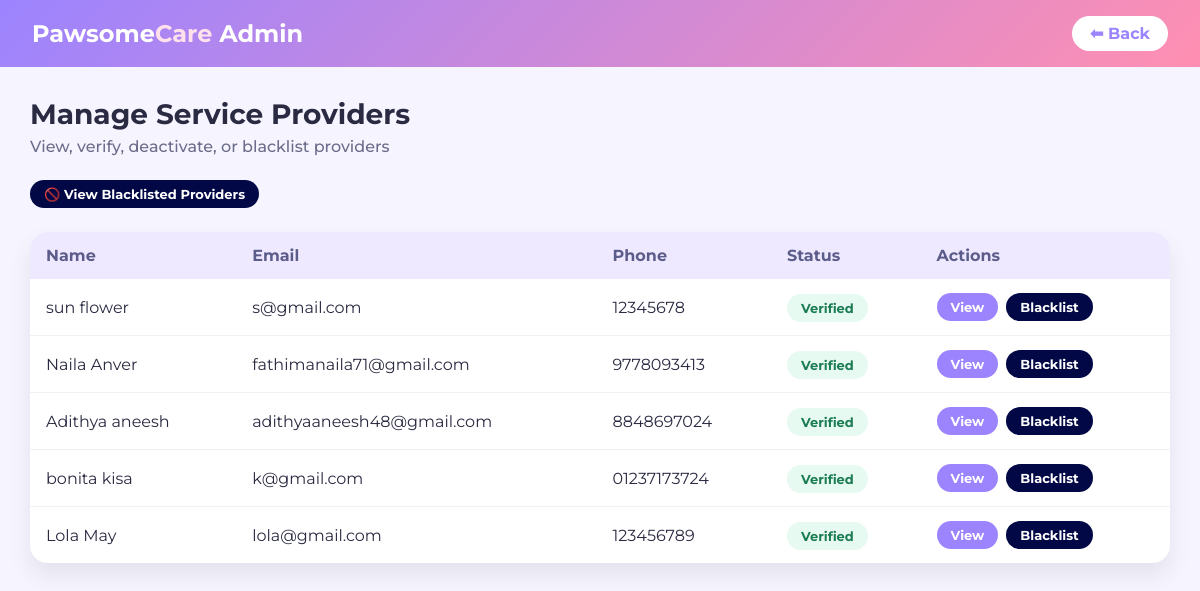
Page /provider_manage/ on the earlier database version.
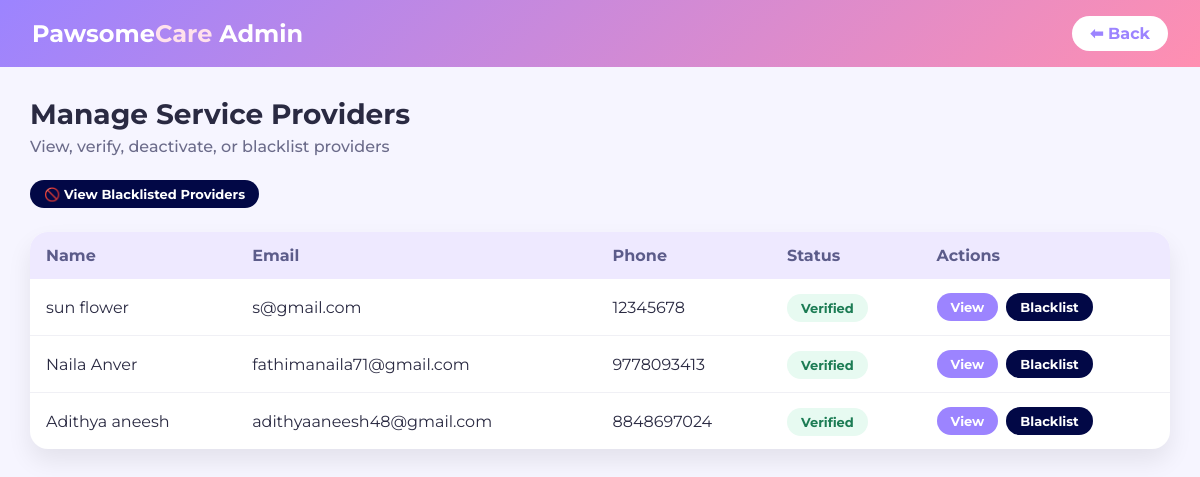
Same page on the later database version.
### PetCare/models.py (models this page shows, shortened)
class ServiceProvider(models.Model):
    PROVIDER_TYPE = (
        ('individual', 'Individual'),
        ('organization', 'Organization / Company'),
    )
    ID_TYPE = (
        ('aadhaar', 'Aadhaar'),
        ('pan', 'PAN'),
        ('passport', 'Passport'),
    )
    user = models.OneToOneField(Profile, on_delete=models.CASCADE)
    full_name = models.CharField(max_length=100,null=True,blank=True)
    phone_number = models.CharField(max_length=15,null=True,blank=True)
    provider_type = models.CharField(max_length=20, choices=PROVIDER_TYPE,null=True,blank=True)
    bio = models.TextField(null=True,blank=True)
    city = models.CharField(max_length=50,null=True,blank=True)
    address = models.TextField(null=True,blank=True)
    pincode = models.CharField(max_length=10,null=True,blank=True)
    latitude = models.CharField(max_length=50,null=True,blank=True)
    longitude = models.CharField(max_length=50,null=True,blank=True)
    travel_distance = models.PositiveIntegerField(null=True,blank=True)
    services = models.JSONField(null=True,blank=True)  # store selected services
    id_type = models.CharField(max_length=20, choices=ID_TYPE,null=True,blank=True)
    id_number = models.CharField(max_length=50,unique=True,null=True,blank=True,help_text="Government ID number")
    id_proof = models.FileField(upload_to='providers/id/',null=True,blank=True)
    grooming_certificate = models.FileField(upload_to='providers/certificates/',null=True,blank=True)
    vet_license = models.FileField(upload_to='providers/certificates/',null=True,blank=True)
    training_certificate = models.FileField(upload_to='providers/certificates/',null=True,blank=True)
    organization_registration = models.FileField(upload_to='providers/certificates/',null=True,blank=True)
    is_verified = models.BooleanField(default=False)

class Profile(models.Model):
    user = models.OneToOneField(User,on_delete=models.CASCADE)
    ROLE_CHOICES = (
        ('customer','Customer'),
        ('service_providers','Service Providers')
    )
    role = models.CharField(max_length=50,choices=ROLE_CHOICES,default='customer')

### PetCare/views.py (the view)
# urls.py: path('provider_manage/',views.provider_manage,name='provider_manage'),
def provider_manage(request):
    providers = ServiceProvider.objects.filter(is_verified = True)
    return render(request,'admin/provider_manage.html',{'providers':providers})

### PetCare/templates/admin/provider_manage.html (shortened to what this page needs)
{% load static %}
<!DOCTYPE html>
<html lang="en">
<head>
    <link rel="stylesheet" href="{% static 'css/admin/provider_manage.css' %}">
</head>
<body>
<nav class="admin-navbar">
    <h2 class="logo">Pawsome<span>Care</span> Admin</h2>
    <a href="{% url 'admin_home' %}" class="back-btn">⬅ Back</a>
</nav>
<div class="container">
    <h1>Manage Service Providers</h1>
    <p class="subtitle">View, verify, deactivate, or blacklist providers</p>
    <div class="top-actions">
        <a href="{% url 'blacklist' %}" class="btn danger">
            🚫 View Blacklisted Providers
        </a>
    </div>
    <div class="table-wrapper">
        <table>
            <thead>
                <tr>
                    <th>Name</th>
                    <th>Email</th>
                    <th>Phone</th>
                    <th>Status</th>
                    <th>Actions</th>
                </tr>
            </thead>
            <tbody>
                {% for provider in providers %}
                <tr>
                    <td>{{ provider.full_name }}</td>
                    <td>{{ provider.user.user.email }}</td>
                    <td>{{ provider.phone_number }}</td>
                    <td>
                        {% if provider.is_blacklisted %}
                            <span class="status blacklisted">Blacklisted</span>
                        {% elif provider.is_verified %}
                            <span class="status verified">Verified</span>
                        {% else %}
                            <span class="status pending">Pending</span>
                        {% endif %}
                    </td>
                    <td class="actions">
                        <a href="#" class="btn view">
                            View
                        </a>
                        <a href="{% url 'blacklist_provider' provider.id %}" class="btn danger">
                            Blacklist
                        </a>
                    </td>
                </tr>
                {% empty %}
                <tr>
                    <td colspan="5" class="empty">No service providers found</td>
                </tr>
                {% endfor %}
            </tbody>
        </table>
    </div>
</div>
</body>
</html>

Differences in the rows shown:
removed ServiceProvider: full_name "bonita kisa", user.user.email "k@gmail.com", phone_number "01237173724", is_verified "Verified"
removed ServiceProvider: full_name "Lola May", user.user.email "lola@gmail.com", phone_number "123456789", is_verified "Verified"
